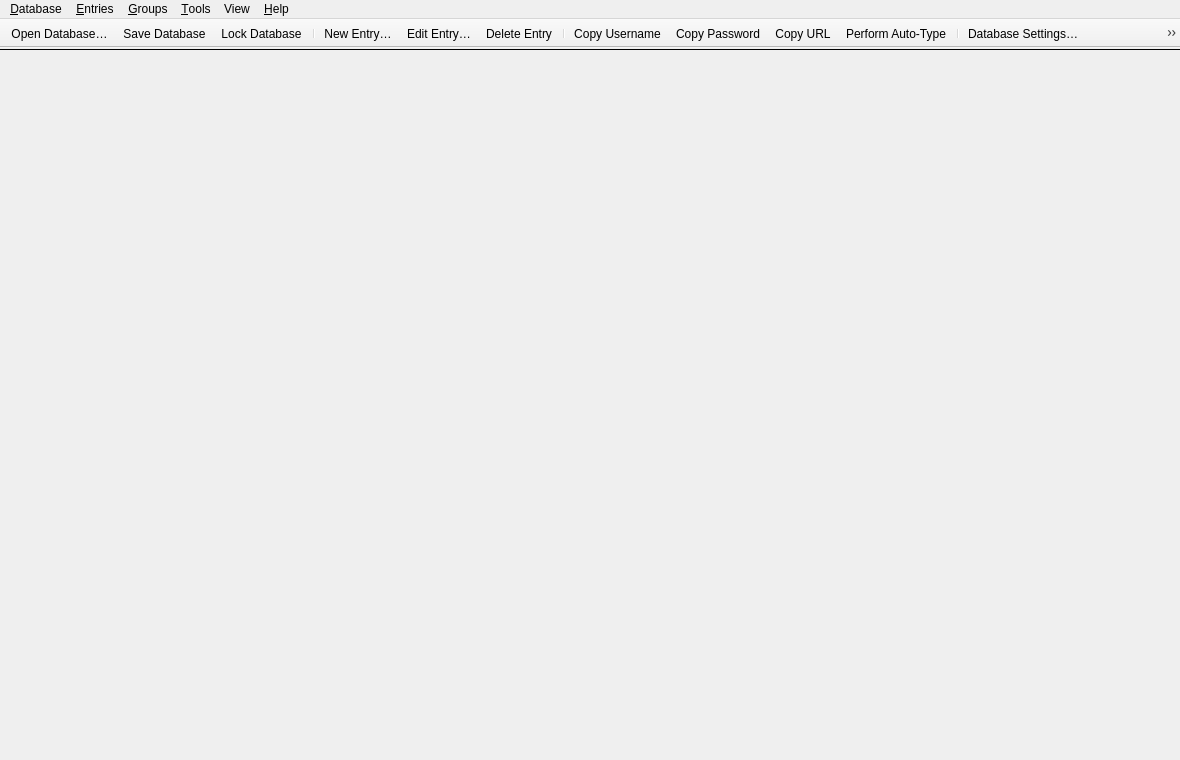
<?xml version="1.0" encoding="UTF-8"?>
<ui version="4.0">
 <class>MainWindow</class>
 <widget class="QMainWindow" name="MainWindow">
  <property name="enabled">
   <bool>true</bool>
  </property>
  <property name="geometry">
   <rect>
    <x>0</x>
    <y>0</y>
    <width>1180</width>
    <height>760</height>
   </rect>
  </property>
  <property name="minimumSize">
   <size>
    <width>800</width>
    <height>500</height>
   </size>
  </property>
  <property name="windowTitle">
   <string notr="true">KeePassXC</string>
  </property>
  <widget class="QWidget" name="centralwidget">
   <property name="enabled">
    <bool>true</bool>
   </property>
   <layout class="QVBoxLayout" name="verticalLayout">
    <property name="spacing">
     <number>0</number>
    </property>
    <property name="leftMargin">
     <number>0</number>
    </property>
    <property name="topMargin">
     <number>0</number>
    </property>
    <property name="rightMargin">
     <number>0</number>
    </property>
    <property name="bottomMargin">
     <number>0</number>
    </property>
    <item>
     <widget class="MessageWidget" name="globalMessageWidget" native="true">
      <property name="sizePolicy">
       <sizepolicy hsizetype="Preferred" vsizetype="Preferred">
        <horstretch>0</horstretch>
        <verstretch>0</verstretch>
       </sizepolicy>
      </property>
     </widget>
    </item>
    <item>
     <widget class="Line" name="toolbarSeparator">
      <property name="frameShadow">
       <enum>QFrame::Plain</enum>
      </property>
      <property name="orientation">
       <enum>Qt::Horizontal</enum>
      </property>
     </widget>
    </item>
    <item>
     <widget class="QStackedWidget" name="stackedWidget">
      <property name="sizePolicy">
       <sizepolicy hsizetype="Preferred" vsizetype="Preferred">
        <horstretch>0</horstretch>
        <verstretch>0</verstretch>
       </sizepolicy>
      </property>
      <property name="currentIndex">
       <number>2</number>
      </property>
      <widget class="QWidget" name="pageDatabase">
       <layout class="QVBoxLayout" name="verticalLayout_2">
        <property name="leftMargin">
         <number>0</number>
        </property>
        <property name="topMargin">
         <number>0</number>
        </property>
        <property name="rightMargin">
         <number>0</number>
        </property>
        <property name="bottomMargin">
         <number>0</number>
        </property>
        <item>
         <widget class="DatabaseTabWidget" name="tabWidget">
          <property name="currentIndex">
           <number>-1</number>
          </property>
          <property name="tabsClosable">
           <bool>true</bool>
          </property>
          <property name="movable">
           <bool>true</bool>
          </property>
         </widget>
        </item>
       </layout>
      </widget>
      <widget class="QWidget" name="pageSettings">
       <layout class="QVBoxLayout" name="verticalLayout_3">
        <property name="leftMargin">
         <number>0</number>
        </property>
        <property name="topMargin">
         <number>0</number>
        </property>
        <property name="rightMargin">
         <number>0</number>
        </property>
        <property name="bottomMargin">
         <number>0</number>
        </property>
        <item>
         <widget class="ApplicationSettingsWidget" name="settingsWidget" native="true"/>
        </item>
       </layout>
      </widget>
      <widget class="QWidget" name="pageWelcome">
       <layout class="QVBoxLayout" name="verticalLayout_5">
        <item>
         <layout class="QHBoxLayout" name="horizontalLayout">
          <item>
           <spacer name="horizontalSpacer">
            <property name="orientation">
             <enum>Qt::Horizontal</enum>
            </property>
            <property name="sizeType">
             <enum>QSizePolicy::MinimumExpanding</enum>
            </property>
            <property name="sizeHint" stdset="0">
             <size>
              <width>50</width>
              <height>20</height>
             </size>
            </property>
           </spacer>
          </item>
          <item>
           <widget class="WelcomeWidget" name="welcomeWidget" native="true"/>
          </item>
          <item>
           <spacer name="horizontalSpacer_2">
            <property name="orientation">
             <enum>Qt::Horizontal</enum>
            </property>
            <property name="sizeType">
             <enum>QSizePolicy::MinimumExpanding</enum>
            </property>
            <property name="sizeHint" stdset="0">
             <size>
              <width>50</width>
              <height>20</height>
             </size>
            </property>
           </spacer>
          </item>
         </layout>
        </item>
       </layout>
      </widget>
      <widget class="QWidget" name="pagePasswordGenerator">
       <layout class="QVBoxLayout" name="verticalLayout_6">
        <property name="leftMargin">
         <number>60</number>
        </property>
        <property name="topMargin">
         <number>30</number>
        </property>
        <property name="rightMargin">
         <number>60</number>
        </property>
        <item>
         <spacer name="verticalSpacer_2">
          <property name="orientation">
           <enum>Qt::Vertical</enum>
          </property>
          <property name="sizeHint" stdset="0">
           <size>
            <width>20</width>
            <height>40</height>
           </size>
          </property>
         </spacer>
        </item>
        <item>
         <widget class="PasswordGeneratorWidget" name="passwordGeneratorWidget" native="true"/>
        </item>
        <item>
         <spacer name="verticalSpacer">
          <property name="orientation">
           <enum>Qt::Vertical</enum>
          </property>
          <property name="sizeHint" stdset="0">
           <size>
            <width>20</width>
            <height>40</height>
           </size>
          </property>
         </spacer>
        </item>
       </layout>
      </widget>
     </widget>
    </item>
   </layout>
  </widget>
  <widget class="QMenuBar" name="menubar">
   <property name="geometry">
    <rect>
     <x>0</x>
     <y>0</y>
     <width>1180</width>
     <height>22</height>
    </rect>
   </property>
   <property name="contextMenuPolicy">
    <enum>Qt::PreventContextMenu</enum>
   </property>
   <widget class="QMenu" name="menuFile">
    <property name="title">
     <string>&amp;Database</string>
    </property>
    <widget class="QMenu" name="menuRecentDatabases">
     <property name="title">
      <string>&amp;Recent Databases</string>
     </property>
    </widget>
    <widget class="QMenu" name="menuExport">
     <property name="title">
      <string>&amp;Export</string>
     </property>
     <addaction name="actionExportCsv"/>
     <addaction name="actionExportHtml"/>
     <addaction name="actionExportXML"/>
    </widget>
    <addaction name="actionDatabaseNew"/>
    <addaction name="actionDatabaseOpen"/>
    <addaction name="menuRecentDatabases"/>
    <addaction name="actionDatabaseSave"/>
    <addaction name="actionDatabaseSaveAs"/>
    <addaction name="actionDatabaseSaveBackup"/>
    <addaction name="actionDatabaseClose"/>
    <addaction name="separator"/>
    <addaction name="actionLockDatabase"/>
    <addaction name="actionLockAllDatabases"/>
    <addaction name="separator"/>
    <addaction name="actionDatabaseSettings"/>
    <addaction name="actionDatabaseSecurity"/>
    <addaction name="actionReports"/>
    <addaction name="separator"/>
    <addaction name="actionPasskeys"/>
    <addaction name="actionImportPasskey"/>
    <addaction name="separator"/>
    <addaction name="actionDatabaseMerge"/>
    <addaction name="actionImport"/>
    <addaction name="menuExport"/>
    <addaction name="separator"/>
    <addaction name="actionQuit"/>
   </widget>
   <widget class="QMenu" name="menuHelp">
    <property name="title">
     <string>&amp;Help</string>
    </property>
    <addaction name="separator"/>
    <addaction name="actionGettingStarted"/>
    <addaction name="actionUserGuide"/>
    <addaction name="actionKeyboardShortcuts"/>
    <addaction name="actionOnlineHelp"/>
    <addaction name="separator"/>
    <addaction name="actionCheckForUpdates"/>
    <addaction name="actionDonate"/>
    <addaction name="actionBugReport"/>
    <addaction name="actionAbout"/>
   </widget>
   <widget class="QMenu" name="menuEntries">
    <property name="title">
     <string>&amp;Entries</string>
    </property>
    <property name="separatorsCollapsible">
     <bool>true</bool>
    </property>
    <widget class="QMenu" name="menuEntryCopyAttribute">
     <property name="toolTip">
      <string/>
     </property>
     <property name="title">
      <string>Copy Att&amp;ribute</string>
     </property>
     <addaction name="actionEntryCopyTitle"/>
     <addaction name="actionEntryCopyNotes"/>
     <addaction name="separator"/>
    </widget>
    <widget class="QMenu" name="menuEntryTotp">
     <property name="title">
      <string>TOTP</string>
     </property>
     <addaction name="actionEntryCopyTotp"/>
     <addaction name="actionEntryCopyPasswordTotp"/>
     <addaction name="actionEntryTotp"/>
     <addaction name="actionEntryTotpQRCode"/>
     <addaction name="actionEntrySetupTotp"/>
    </widget>
    <widget class="QMenu" name="menuTags">
     <property name="tearOffEnabled">
      <bool>true</bool>
     </property>
     <property name="title">
      <string>Tags</string>
     </property>
    </widget>
    <addaction name="separator"/>
    <addaction name="actionEntryNew"/>
    <addaction name="actionEntryEdit"/>
    <addaction name="actionEntryExpire"/>
    <addaction name="actionEntryClone"/>
    <addaction name="actionEntryDelete"/>
    <addaction name="separator"/>
    <addaction name="actionEntryMoveUp"/>
    <addaction name="actionEntryMoveDown"/>
    <addaction name="separator"/>
    <addaction name="actionEntryCopyUsername"/>
    <addaction name="actionEntryCopyPassword"/>
    <addaction name="actionEntryCopyURL"/>
    <addaction name="menuEntryCopyAttribute"/>
    <addaction name="menuEntryTotp"/>
    <addaction name="menuTags"/>
    <addaction name="separator"/>
    <addaction name="actionEntryAutoType"/>
    <addaction name="separator"/>
    <addaction name="actionEntryImportPasskey"/>
    <addaction name="actionEntryRemovePasskey"/>
    <addaction name="separator"/>
    <addaction name="actionEntryOpenUrl"/>
    <addaction name="actionEntryDownloadIcon"/>
    <addaction name="separator"/>
    <addaction name="actionEntryAddToAgent"/>
    <addaction name="actionEntryRemoveFromAgent"/>
    <addaction name="separator"/>
    <addaction name="actionEntryRestore"/>
   </widget>
   <widget class="QMenu" name="menuGroups">
    <property name="title">
     <string>&amp;Groups</string>
    </property>
    <addaction name="actionGroupEmptyRecycleBin"/>
    <addaction name="separator"/>
    <addaction name="actionGroupNew"/>
    <addaction name="actionGroupEdit"/>
    <addaction name="actionGroupClone"/>
    <addaction name="actionGroupDelete"/>
    <addaction name="separator"/>
    <addaction name="actionGroupSortAsc"/>
    <addaction name="actionGroupSortDesc"/>
    <addaction name="separator"/>
    <addaction name="actionGroupDownloadFavicons"/>
   </widget>
   <widget class="QMenu" name="menuTools">
    <property name="title">
     <string>&amp;Tools</string>
    </property>
    <addaction name="actionPasswordGenerator"/>
    <addaction name="actionClearSSHAgent"/>
    <addaction name="actionSettings"/>
   </widget>
   <widget class="QMenu" name="menuView">
    <property name="title">
     <string>View</string>
    </property>
    <widget class="QMenu" name="menuTheme">
     <property name="title">
      <string>Theme</string>
     </property>
     <addaction name="actionThemeAuto"/>
     <addaction name="actionThemeLight"/>
     <addaction name="actionThemeDark"/>
     <addaction name="actionThemeClassic"/>
    </widget>
    <addaction name="menuTheme"/>
    <addaction name="actionCompactMode"/>
    <addaction name="actionAlwaysOnTop"/>
    <addaction name="actionAllowScreenCapture"/>
    <addaction name="separator"/>
    <addaction name="actionShowPreviewPanel"/>
    <addaction name="actionShowGroupPanel"/>
    <addaction name="separator"/>
    <addaction name="actionShowMenubar"/>
    <addaction name="actionShowToolbar"/>
    <addaction name="separator"/>
    <addaction name="actionHideUsernames"/>
    <addaction name="actionHidePasswords"/>
   </widget>
   <addaction name="menuFile"/>
   <addaction name="menuEntries"/>
   <addaction name="menuGroups"/>
   <addaction name="menuTools"/>
   <addaction name="menuView"/>
   <addaction name="menuHelp"/>
  </widget>
  <widget class="KPToolBar" name="toolBar">
   <property name="contextMenuPolicy">
    <enum>Qt::PreventContextMenu</enum>
   </property>
   <property name="movable">
    <bool>false</bool>
   </property>
   <property name="iconSize">
    <size>
     <width>26</width>
     <height>26</height>
    </size>
   </property>
   <attribute name="toolBarArea">
    <enum>TopToolBarArea</enum>
   </attribute>
   <attribute name="toolBarBreak">
    <bool>false</bool>
   </attribute>
   <addaction name="actionDatabaseOpen"/>
   <addaction name="actionDatabaseSave"/>
   <addaction name="actionLockDatabaseToolbar"/>
   <addaction name="separator"/>
   <addaction name="actionEntryNew"/>
   <addaction name="actionEntryEdit"/>
   <addaction name="actionEntryDelete"/>
   <addaction name="separator"/>
   <addaction name="actionEntryCopyUsername"/>
   <addaction name="actionEntryCopyPassword"/>
   <addaction name="actionEntryCopyURL"/>
   <addaction name="actionEntryAutoType"/>
   <addaction name="separator"/>
   <addaction name="actionDatabaseSettings"/>
   <addaction name="actionReports"/>
   <addaction name="separator"/>
   <addaction name="actionPasswordGenerator"/>
   <addaction name="actionSettings"/>
   <addaction name="separator"/>
  </widget>
  <action name="actionQuit">
   <property name="text">
    <string>&amp;Quit</string>
   </property>
   <property name="menuRole">
    <enum>QAction::QuitRole</enum>
   </property>
  </action>
  <action name="actionAbout">
   <property name="text">
    <string>&amp;About</string>
   </property>
   <property name="menuRole">
    <enum>QAction::AboutRole</enum>
   </property>
  </action>
  <action name="actionCheckForUpdates">
   <property name="text">
    <string>&amp;Check for Updates</string>
   </property>
   <property name="menuRole">
    <enum>QAction::ApplicationSpecificRole</enum>
   </property>
  </action>
  <action name="actionDatabaseOpen">
   <property name="text">
    <string>&amp;Open Database…</string>
   </property>
  </action>
  <action name="actionDatabaseSave">
   <property name="text">
    <string>&amp;Save Database</string>
   </property>
  </action>
  <action name="actionDatabaseClose">
   <property name="text">
    <string>&amp;Close Database</string>
   </property>
  </action>
  <action name="actionDatabaseNew">
   <property name="text">
    <string>&amp;New Database…</string>
   </property>
   <property name="toolTip">
    <string>Create a new database</string>
   </property>
  </action>
  <action name="actionDatabaseMerge">
   <property name="text">
    <string>&amp;Merge From Database…</string>
   </property>
   <property name="toolTip">
    <string>Merge from another KDBX database</string>
   </property>
  </action>
  <action name="actionEntryNew">
   <property name="text">
    <string>&amp;New Entry…</string>
   </property>
   <property name="toolTip">
    <string>New Entry</string>
   </property>
  </action>
  <action name="actionEntryEdit">
   <property name="text">
    <string>&amp;Edit Entry…</string>
   </property>
   <property name="iconText">
    <string>Edit Entry…</string>
   </property>
   <property name="toolTip">
    <string>View or edit entry</string>
   </property>
  </action>
  <action name="actionEntryExpire">
   <property name="enabled">
    <bool>false</bool>
   </property>
   <property name="text">
    <string>E&amp;xpire Entry</string>
   </property>
   <property name="iconText">
    <string>Expire Entry</string>
   </property>
   <property name="toolTip">
    <string>Expire Entry</string>
   </property>
  </action>
  <action name="actionEntryDelete">
   <property name="text">
    <string>&amp;Delete Entry</string>
   </property>
   <property name="iconText">
    <string>Delete Entry</string>
   </property>
   <property name="toolTip">
    <string>Delete Entry</string>
   </property>
   <property name="shortcut">
    <string notr="true">Del</string>
   </property>
  </action>
  <action name="actionGroupNew">
   <property name="text">
    <string>&amp;New Group…</string>
   </property>
   <property name="toolTip">
    <string>Add a new group</string>
   </property>
  </action>
  <action name="actionGroupEdit">
   <property name="text">
    <string>&amp;Edit Group…</string>
   </property>
  </action>
  <action name="actionGroupDelete">
   <property name="text">
    <string>&amp;Delete Group…</string>
   </property>
  </action>
  <action name="actionGroupDownloadFavicons">
   <property name="text">
    <string>Download All &amp;Favicons…</string>
   </property>
  </action>
  <action name="actionGroupSortAsc">
   <property name="text">
    <string>Sort &amp;A-Z</string>
   </property>
  </action>
  <action name="actionGroupSortDesc">
   <property name="text">
    <string>Sort &amp;Z-A</string>
   </property>
  </action>
  <action name="actionDatabaseSaveAs">
   <property name="text">
    <string>Sa&amp;ve Database As…</string>
   </property>
  </action>
  <action name="actionDatabaseSecurity">
   <property name="text">
    <string>Database &amp;Security…</string>
   </property>
  </action>
  <action name="actionReports">
   <property name="checkable">
    <bool>true</bool>
   </property>
   <property name="text">
    <string>Database &amp;Reports…</string>
   </property>
   <property name="toolTip">
    <string>Statistics, health check, etc.</string>
   </property>
   <property name="menuRole">
    <enum>QAction::NoRole</enum>
   </property>
  </action>
  <action name="actionDatabaseSettings">
   <property name="checkable">
    <bool>true</bool>
   </property>
   <property name="text">
    <string>&amp;Database Settings…</string>
   </property>
   <property name="toolTip">
    <string>Database settings</string>
   </property>
   <property name="menuRole">
    <enum>QAction::NoRole</enum>
   </property>
  </action>
  <action name="actionPasskeys">
   <property name="text">
    <string>Passkeys…</string>
   </property>
   <property name="toolTip">
    <string>Passkeys</string>
   </property>
   <property name="menuRole">
    <enum>QAction::NoRole</enum>
   </property>
  </action>
  <action name="actionImportPasskey">
   <property name="text">
    <string>Import Passkey</string>
   </property>
   <property name="toolTip">
    <string>Import Passkey</string>
   </property>
   <property name="menuRole">
    <enum>QAction::NoRole</enum>
   </property>
  </action>
  <action name="actionEntryClone">
   <property name="text">
    <string>&amp;Clone Entry…</string>
   </property>
  </action>
  <action name="actionEntryMoveUp">
   <property name="text">
    <string>Move u&amp;p</string>
   </property>
   <property name="toolTip">
    <string>Move entry one step up</string>
   </property>
  </action>
  <action name="actionEntryMoveDown">
   <property name="text">
    <string>Move do&amp;wn</string>
   </property>
   <property name="toolTip">
    <string>Move entry one step down</string>
   </property>
  </action>
  <action name="actionEntryCopyUsername">
   <property name="text">
    <string>Copy &amp;Username</string>
   </property>
   <property name="toolTip">
    <string>Copy username to clipboard</string>
   </property>
  </action>
  <action name="actionEntryCopyPassword">
   <property name="text">
    <string>Copy &amp;Password</string>
   </property>
   <property name="toolTip">
    <string>Copy password to clipboard</string>
   </property>
  </action>
  <action name="actionSettings">
   <property name="checkable">
    <bool>true</bool>
   </property>
   <property name="text">
    <string>&amp;Settings</string>
   </property>
   <property name="menuRole">
    <enum>QAction::PreferencesRole</enum>
   </property>
  </action>
  <action name="actionPasswordGenerator">
   <property name="checkable">
    <bool>true</bool>
   </property>
   <property name="text">
    <string>&amp;Password Generator</string>
   </property>
  </action>
  <action name="actionEntryAutoType">
   <property name="text">
    <string>Perform &amp;Auto-Type</string>
   </property>
  </action>
  <action name="actionEntryImportPasskey">
   <property name="text">
    <string>Import Passkey</string>
   </property>
  </action>
  <action name="actionEntryRemovePasskey">
   <property name="text">
    <string>Remove Passkey From Entry</string>
   </property>
  </action>
  <action name="actionEntryAutoTypeUsername">
   <property name="enabled">
    <bool>false</bool>
   </property>
   <property name="text">
    <string notr="true">{USERNAME}</string>
   </property>
   <property name="iconText">
    <string notr="true">{USERNAME}</string>
   </property>
   <property name="toolTip">
    <string notr="true">{USERNAME}</string>
   </property>
  </action>
  <action name="actionEntryAutoTypeUsernameEnter">
   <property name="enabled">
    <bool>false</bool>
   </property>
   <property name="text">
    <string notr="true">{USERNAME}{ENTER}</string>
   </property>
   <property name="iconText">
    <string notr="true">{USERNAME}{ENTER}</string>
   </property>
   <property name="toolTip">
    <string notr="true">{USERNAME}{ENTER}</string>
   </property>
  </action>
  <action name="actionEntryAutoTypePassword">
   <property name="enabled">
    <bool>false</bool>
   </property>
   <property name="text">
    <string notr="true">{PASSWORD}</string>
   </property>
   <property name="iconText">
    <string notr="true">{PASSWORD}</string>
   </property>
   <property name="toolTip">
    <string notr="true">{PASSWORD}</string>
   </property>
  </action>
  <action name="actionEntryAutoTypePasswordEnter">
   <property name="enabled">
    <bool>false</bool>
   </property>
   <property name="text">
    <string notr="true">{PASSWORD}{ENTER}</string>
   </property>
   <property name="iconText">
    <string notr="true">{PASSWORD}{ENTER}</string>
   </property>
   <property name="toolTip">
    <string notr="true">{PASSWORD}{ENTER}</string>
   </property>
  </action>
  <action name="actionEntryAutoTypeTOTP">
   <property name="enabled">
    <bool>false</bool>
   </property>
   <property name="text">
    <string notr="true">{TOTP}</string>
   </property>
   <property name="iconText">
    <string notr="true">{TOTP}</string>
   </property>
   <property name="toolTip">
    <string notr="true">{TOTP}</string>
   </property>
  </action>
  <action name="actionEntryAutoTypeURL">
   <property name="enabled">
    <bool>false</bool>
   </property>
   <property name="text">
    <string notr="true">{URL}</string>
   </property>
   <property name="iconText">
    <string notr="true">{URL}</string>
   </property>
   <property name="toolTip">
    <string notr="true">{URL}</string>
   </property>
  </action>
  <action name="actionEntryAutoTypeURLEnter">
   <property name="enabled">
    <bool>false</bool>
   </property>
   <property name="text">
    <string notr="true">{URL}{ENTER}</string>
   </property>
   <property name="iconText">
    <string notr="true">{URL}{ENTER}</string>
   </property>
   <property name="toolTip">
    <string notr="true">{URL}{ENTER}</string>
   </property>
  </action>
  <action name="actionEntryDownloadIcon">
   <property name="text">
    <string>Download &amp;Favicon</string>
   </property>
  </action>
  <action name="actionEntryOpenUrl">
   <property name="text">
    <string>Open &amp;URL</string>
   </property>
  </action>
  <action name="actionLockDatabase">
   <property name="text">
    <string>&amp;Lock Database</string>
   </property>
  </action>
  <action name="actionLockAllDatabases">
   <property name="text">
    <string>Lock &amp;All Databases</string>
   </property>
  </action>
  <action name="actionEntryCopyTitle">
   <property name="text">
    <string>&amp;Title</string>
   </property>
   <property name="toolTip">
    <string>Copy title to clipboard</string>
   </property>
  </action>
  <action name="actionEntryCopyURL">
   <property name="text">
    <string>Copy &amp;URL</string>
   </property>
   <property name="toolTip">
    <string>Copy URL to clipboard</string>
   </property>
  </action>
  <action name="actionEntryCopyNotes">
   <property name="text">
    <string>&amp;Notes</string>
   </property>
   <property name="toolTip">
    <string>Copy notes to clipboard</string>
   </property>
  </action>
  <action name="actionExportCsv">
   <property name="text">
    <string>&amp;CSV File…</string>
   </property>
  </action>
  <action name="actionExportHtml">
   <property name="text">
    <string>&amp;HTML File…</string>
   </property>
  </action>
  <action name="actionImportKeePass1">
   <property name="text">
    <string>KeePass 1 Database…</string>
   </property>
   <property name="toolTip">
    <string>Import a KeePass 1 database</string>
   </property>
  </action>
  <action name="actionImportOpVault">
   <property name="text">
    <string>1Password Vault…</string>
   </property>
   <property name="toolTip">
    <string>Import a 1Password Vault</string>
   </property>
  </action>
  <action name="actionImportCsv">
   <property name="text">
    <string>CSV File…</string>
   </property>
   <property name="toolTip">
    <string>Import a CSV file</string>
   </property>
  </action>
  <action name="actionEntryTotp">
   <property name="text">
    <string>Show TOTP</string>
   </property>
  </action>
  <action name="actionEntryTotpQRCode">
   <property name="text">
    <string>Show QR Code</string>
   </property>
  </action>
  <action name="actionEntrySetupTotp">
   <property name="text">
    <string>Set up TOTP…</string>
   </property>
  </action>
  <action name="actionEntryCopyTotp">
   <property name="text">
    <string>Copy &amp;TOTP</string>
   </property>
  </action>
  <action name="actionEntryCopyPasswordTotp">
   <property name="text">
    <string>Copy Password and TOTP</string>
   </property>
  </action>
  <action name="actionGroupEmptyRecycleBin">
   <property name="text">
    <string>E&amp;mpty recycle bin</string>
   </property>
   <property name="toolTip">
    <string>Empty Recycle Bin</string>
   </property>
  </action>
  <action name="actionDonate">
   <property name="text">
    <string>&amp;Donate</string>
   </property>
  </action>
  <action name="actionBugReport">
   <property name="text">
    <string>Report a &amp;Bug</string>
   </property>
  </action>
  <action name="actionGettingStarted">
   <property name="text">
    <string>&amp;Getting Started</string>
   </property>
   <property name="toolTip">
    <string>Open Getting Started Guide</string>
   </property>
  </action>
  <action name="actionOnlineHelp">
   <property name="text">
    <string>&amp;Online Help</string>
   </property>
   <property name="toolTip">
    <string>Go to online documentation</string>
   </property>
  </action>
  <action name="actionUserGuide">
   <property name="text">
    <string>&amp;User Guide</string>
   </property>
   <property name="toolTip">
    <string>Open User Guide</string>
   </property>
  </action>
  <action name="actionKeyboardShortcuts">
   <property name="text">
    <string>&amp;Keyboard Shortcuts</string>
   </property>
   <property name="shortcut">
    <string notr="true">Ctrl+/</string>
   </property>
  </action>
  <action name="actionDatabaseSaveBackup">
   <property name="text">
    <string>Save Database Backup…</string>
   </property>
  </action>
  <action name="actionEntryAddToAgent">
   <property name="text">
    <string>Add key to SSH Agent</string>
   </property>
  </action>
  <action name="actionEntryRemoveFromAgent">
   <property name="text">
    <string>Remove key from SSH Agent</string>
   </property>
  </action>
  <action name="actionCompactMode">
   <property name="checkable">
    <bool>true</bool>
   </property>
   <property name="text">
    <string>Compact Mode</string>
   </property>
  </action>
  <action name="actionThemeAuto">
   <property name="checkable">
    <bool>true</bool>
   </property>
   <property name="checked">
    <bool>true</bool>
   </property>
   <property name="text">
    <string>Automatic</string>
   </property>
  </action>
  <action name="actionThemeLight">
   <property name="checkable">
    <bool>true</bool>
   </property>
   <property name="text">
    <string>Light</string>
   </property>
  </action>
  <action name="actionThemeDark">
   <property name="checkable">
    <bool>true</bool>
   </property>
   <property name="text">
    <string>Dark</string>
   </property>
  </action>
  <action name="actionThemeClassic">
   <property name="checkable">
    <bool>true</bool>
   </property>
   <property name="text">
    <string>Classic (Platform-native)</string>
   </property>
  </action>
  <action name="actionShowMenubar">
   <property name="checkable">
    <bool>true</bool>
   </property>
   <property name="checked">
    <bool>true</bool>
   </property>
   <property name="text">
    <string>Show Menubar</string>
   </property>
   <property name="toolTip">
    <string>Toggle Show Menubar</string>
   </property>
  </action>
  <action name="actionShowToolbar">
   <property name="checkable">
    <bool>true</bool>
   </property>
   <property name="checked">
    <bool>true</bool>
   </property>
   <property name="text">
    <string>Show Toolbar</string>
   </property>
  </action>
  <action name="actionShowPreviewPanel">
   <property name="checkable">
    <bool>true</bool>
   </property>
   <property name="checked">
    <bool>true</bool>
   </property>
   <property name="text">
    <string>Show Preview Panel</string>
   </property>
  </action>
  <action name="actionAlwaysOnTop">
   <property name="checkable">
    <bool>true</bool>
   </property>
   <property name="text">
    <string>Always on Top</string>
   </property>
   <property name="shortcut">
    <string notr="true">Ctrl+Shift+A</string>
   </property>
  </action>
  <action name="actionHideUsernames">
   <property name="checkable">
    <bool>true</bool>
   </property>
   <property name="text">
    <string>Hide Usernames</string>
   </property>
   <property name="shortcut">
    <string notr="true">Ctrl+Shift+B</string>
   </property>
  </action>
  <action name="actionHidePasswords">
   <property name="checkable">
    <bool>true</bool>
   </property>
   <property name="checked">
    <bool>true</bool>
   </property>
   <property name="text">
    <string>Hide Passwords</string>
   </property>
   <property name="shortcut">
    <string notr="true">Ctrl+Shift+C</string>
   </property>
  </action>
  <action name="actionEntryAutoTypeSequence">
   <property name="text">
    <string notr="true">{USERNAME}{TAB}{PASSWORD}{ENTER}</string>
   </property>
   <property name="iconText">
    <string notr="true">{USERNAME}{TAB}{PASSWORD}{ENTER}</string>
   </property>
   <property name="toolTip">
    <string notr="true">{USERNAME}{TAB}{PASSWORD}{ENTER}</string>
   </property>
  </action>
  <action name="actionGroupClone">
   <property name="text">
    <string>Clone Group...</string>
   </property>
  </action>
  <action name="actionEntryRestore">
   <property name="text">
    <string notr="true" extracomment="Translatable string with plural form set in CPP file">Restore Entry(s)</string>
   </property>
   <property name="toolTip">
    <string notr="true" extracomment="Translatable string with plural form set in CPP file">Restore Entry(s)</string>
   </property>
   <property name="shortcut">
    <string notr="true">Ctrl+R</string>
   </property>
  </action>
  <action name="actionLockDatabaseToolbar">
   <property name="text">
    <string>&amp;Lock Database</string>
   </property>
  </action>
  <action name="actionExportXML">
   <property name="text">
    <string>&amp;XML File…</string>
   </property>
   <property name="toolTip">
    <string>XML File…</string>
   </property>
  </action>
  <action name="actionAllowScreenCapture">
   <property name="checkable">
    <bool>true</bool>
   </property>
   <property name="text">
    <string>Allow Screen Capture</string>
   </property>
  </action>
  <action name="actionImport1PUX">
   <property name="text">
    <string>1Password 1PUX...</string>
   </property>
   <property name="toolTip">
    <string>Import a 1Password 1PUX file</string>
   </property>
  </action>
  <action name="actionImport">
   <property name="text">
    <string>Import…</string>
   </property>
  </action>
  <action name="actionShowGroupPanel">
   <property name="checkable">
    <bool>true</bool>
   </property>
   <property name="checked">
    <bool>true</bool>
   </property>
   <property name="text">
    <string>Show Group Panel</string>
   </property>
   <property name="toolTip">
    <string>Toggle Show Group Panel</string>
   </property>
  </action>
  <action name="actionClearSSHAgent">
   <property name="text">
    <string>Clear SSH Agent</string>
   </property>
   <property name="toolTip">
    <string>Clear all identities in ssh-agent</string>
   </property>
   <property name="menuRole">
    <enum>QAction::TextHeuristicRole</enum>
   </property>
  </action>
 </widget>
 <customwidgets>
  <customwidget>
   <class>MessageWidget</class>
   <extends>QWidget</extends>
   <header>gui/MessageWidget.h</header>
   <container>1</container>
  </customwidget>
  <customwidget>
   <class>PasswordGeneratorWidget</class>
   <extends>QWidget</extends>
   <header>gui/PasswordGeneratorWidget.h</header>
   <container>1</container>
  </customwidget>
  <customwidget>
   <class>DatabaseTabWidget</class>
   <extends>QTabWidget</extends>
   <header>gui/DatabaseTabWidget.h</header>
   <container>1</container>
  </customwidget>
  <customwidget>
   <class>ApplicationSettingsWidget</class>
   <extends>QWidget</extends>
   <header>gui/ApplicationSettingsWidget.h</header>
   <container>1</container>
  </customwidget>
  <customwidget>
   <class>WelcomeWidget</class>
   <extends>QWidget</extends>
   <header>gui/WelcomeWidget.h</header>
   <container>1</container>
  </customwidget>
  <customwidget>
   <class>KPToolBar</class>
   <extends>QToolBar</extends>
   <header>gui/widgets/KPToolBar.h</header>
  </customwidget>
 </customwidgets>
 <resources/>
 <connections/>
</ui>
